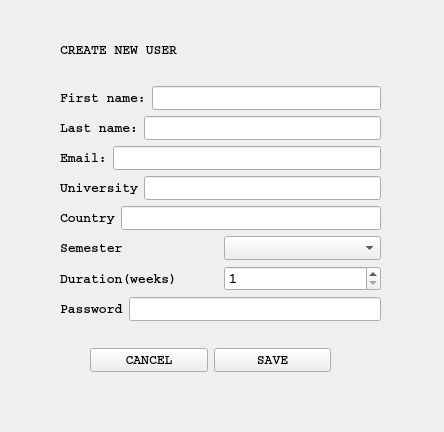
<?xml version="1.0" encoding="UTF-8"?>
<ui version="4.0">
 <class>NewStudent</class>
 <widget class="QWidget" name="NewStudent">
  <property name="geometry">
   <rect>
    <x>0</x>
    <y>0</y>
    <width>444</width>
    <height>432</height>
   </rect>
  </property>
  <property name="windowTitle">
   <string>Form</string>
  </property>
  <widget class="QWidget" name="layoutWidget">
   <property name="geometry">
    <rect>
     <x>60</x>
     <y>20</y>
     <width>321</width>
     <height>301</height>
    </rect>
   </property>
   <layout class="QVBoxLayout" name="verticalLayout_2">
    <item>
     <widget class="QLabel" name="label">
      <property name="font">
       <font>
        <family>Courier</family>
        <pointsize>10</pointsize>
        <weight>75</weight>
        <bold>true</bold>
       </font>
      </property>
      <property name="text">
       <string>CREATE NEW USER</string>
      </property>
     </widget>
    </item>
    <item>
     <layout class="QVBoxLayout" name="verticalLayout">
      <item>
       <layout class="QHBoxLayout" name="horizontalLayout">
        <item>
         <widget class="QLabel" name="label_3">
          <property name="font">
           <font>
            <family>Courier</family>
            <pointsize>10</pointsize>
            <weight>75</weight>
            <bold>true</bold>
           </font>
          </property>
          <property name="text">
           <string>First name:</string>
          </property>
         </widget>
        </item>
        <item>
         <widget class="QLineEdit" name="lineEdit_firstName">
          <property name="font">
           <font>
            <family>Courier</family>
            <pointsize>10</pointsize>
            <weight>75</weight>
            <bold>true</bold>
           </font>
          </property>
         </widget>
        </item>
       </layout>
      </item>
      <item>
       <layout class="QHBoxLayout" name="horizontalLayout_2">
        <item>
         <widget class="QLabel" name="label_4">
          <property name="font">
           <font>
            <family>Courier</family>
            <pointsize>10</pointsize>
            <weight>75</weight>
            <bold>true</bold>
           </font>
          </property>
          <property name="text">
           <string>Last name:</string>
          </property>
         </widget>
        </item>
        <item>
         <widget class="QLineEdit" name="lineEdit_lastName">
          <property name="font">
           <font>
            <family>Courier</family>
            <pointsize>10</pointsize>
            <weight>75</weight>
            <bold>true</bold>
           </font>
          </property>
         </widget>
        </item>
       </layout>
      </item>
      <item>
       <layout class="QHBoxLayout" name="horizontalLayout_3">
        <item>
         <widget class="QLabel" name="label_5">
          <property name="font">
           <font>
            <family>Courier</family>
            <pointsize>10</pointsize>
            <weight>75</weight>
            <bold>true</bold>
           </font>
          </property>
          <property name="text">
           <string>Email:</string>
          </property>
         </widget>
        </item>
        <item>
         <widget class="QLineEdit" name="lineEdit_email">
          <property name="font">
           <font>
            <family>Courier</family>
            <pointsize>10</pointsize>
            <weight>75</weight>
            <bold>true</bold>
           </font>
          </property>
         </widget>
        </item>
       </layout>
      </item>
      <item>
       <layout class="QHBoxLayout" name="horizontalLayout_4">
        <item>
         <widget class="QLabel" name="label_2">
          <property name="font">
           <font>
            <family>Courier</family>
            <pointsize>10</pointsize>
            <weight>75</weight>
            <bold>true</bold>
           </font>
          </property>
          <property name="text">
           <string>University</string>
          </property>
         </widget>
        </item>
        <item>
         <widget class="QLineEdit" name="lineEdit_university">
          <property name="font">
           <font>
            <family>Courier</family>
            <pointsize>10</pointsize>
            <weight>75</weight>
            <bold>true</bold>
           </font>
          </property>
         </widget>
        </item>
       </layout>
      </item>
      <item>
       <layout class="QHBoxLayout" name="horizontalLayout_5">
        <item>
         <widget class="QLabel" name="label_7">
          <property name="font">
           <font>
            <family>Courier</family>
            <pointsize>10</pointsize>
            <weight>75</weight>
            <bold>true</bold>
           </font>
          </property>
          <property name="text">
           <string>Country</string>
          </property>
         </widget>
        </item>
        <item>
         <widget class="QLineEdit" name="lineEdit_country">
          <property name="font">
           <font>
            <family>Courier</family>
            <pointsize>10</pointsize>
            <weight>75</weight>
            <bold>true</bold>
           </font>
          </property>
         </widget>
        </item>
       </layout>
      </item>
      <item>
       <layout class="QHBoxLayout" name="horizontalLayout_6">
        <item>
         <widget class="QLabel" name="label_8">
          <property name="font">
           <font>
            <family>Courier</family>
            <pointsize>10</pointsize>
            <weight>75</weight>
            <bold>true</bold>
           </font>
          </property>
          <property name="text">
           <string>Semester</string>
          </property>
         </widget>
        </item>
        <item>
         <widget class="QComboBox" name="comboBox_semester">
          <property name="font">
           <font>
            <family>Courier</family>
            <pointsize>10</pointsize>
            <weight>75</weight>
            <bold>true</bold>
           </font>
          </property>
         </widget>
        </item>
       </layout>
      </item>
      <item>
       <layout class="QHBoxLayout" name="horizontalLayout_7">
        <item>
         <widget class="QLabel" name="label_9">
          <property name="font">
           <font>
            <family>Courier</family>
            <pointsize>10</pointsize>
            <weight>75</weight>
            <bold>true</bold>
           </font>
          </property>
          <property name="text">
           <string>Duration(weeks)</string>
          </property>
         </widget>
        </item>
        <item>
         <widget class="QSpinBox" name="spinBox_duration">
          <property name="font">
           <font>
            <family>Courier</family>
            <pointsize>10</pointsize>
            <weight>75</weight>
            <bold>true</bold>
           </font>
          </property>
          <property name="minimum">
           <number>1</number>
          </property>
          <property name="maximum">
           <number>30</number>
          </property>
         </widget>
        </item>
       </layout>
      </item>
      <item>
       <layout class="QHBoxLayout" name="horizontalLayout_8">
        <item>
         <widget class="QLabel" name="label_6">
          <property name="font">
           <font>
            <family>Courier</family>
            <pointsize>10</pointsize>
            <weight>75</weight>
            <bold>true</bold>
           </font>
          </property>
          <property name="text">
           <string>Password</string>
          </property>
         </widget>
        </item>
        <item>
         <widget class="QLineEdit" name="lineEdit_password">
          <property name="font">
           <font>
            <family>Courier</family>
            <pointsize>10</pointsize>
            <weight>75</weight>
            <bold>true</bold>
           </font>
          </property>
          <property name="echoMode">
           <enum>QLineEdit::Password</enum>
          </property>
         </widget>
        </item>
       </layout>
      </item>
     </layout>
    </item>
   </layout>
  </widget>
  <widget class="QWidget" name="">
   <property name="geometry">
    <rect>
     <x>90</x>
     <y>340</y>
     <width>241</width>
     <height>41</height>
    </rect>
   </property>
   <layout class="QHBoxLayout" name="horizontalLayout_9">
    <item>
     <widget class="QPushButton" name="cancelButton">
      <property name="font">
       <font>
        <family>Courier</family>
        <pointsize>10</pointsize>
        <weight>75</weight>
        <bold>true</bold>
       </font>
      </property>
      <property name="text">
       <string>CANCEL</string>
      </property>
     </widget>
    </item>
    <item>
     <widget class="QPushButton" name="submitButton">
      <property name="font">
       <font>
        <family>Courier</family>
        <pointsize>10</pointsize>
        <weight>75</weight>
        <bold>true</bold>
       </font>
      </property>
      <property name="text">
       <string>SAVE</string>
      </property>
     </widget>
    </item>
   </layout>
  </widget>
 </widget>
 <resources/>
 <connections/>
</ui>
